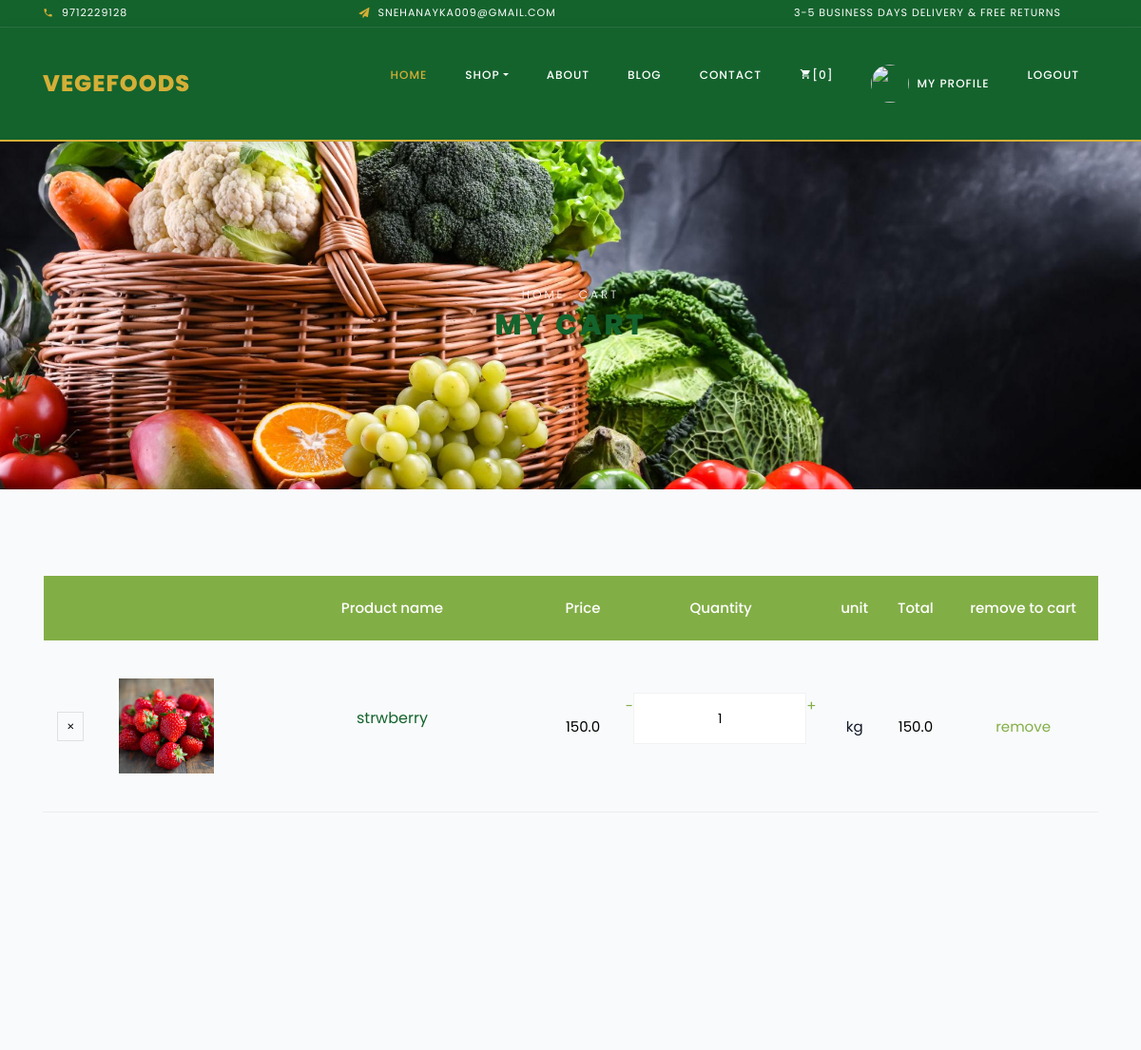
Before: /cart (signed in, upper part) with the older database file.
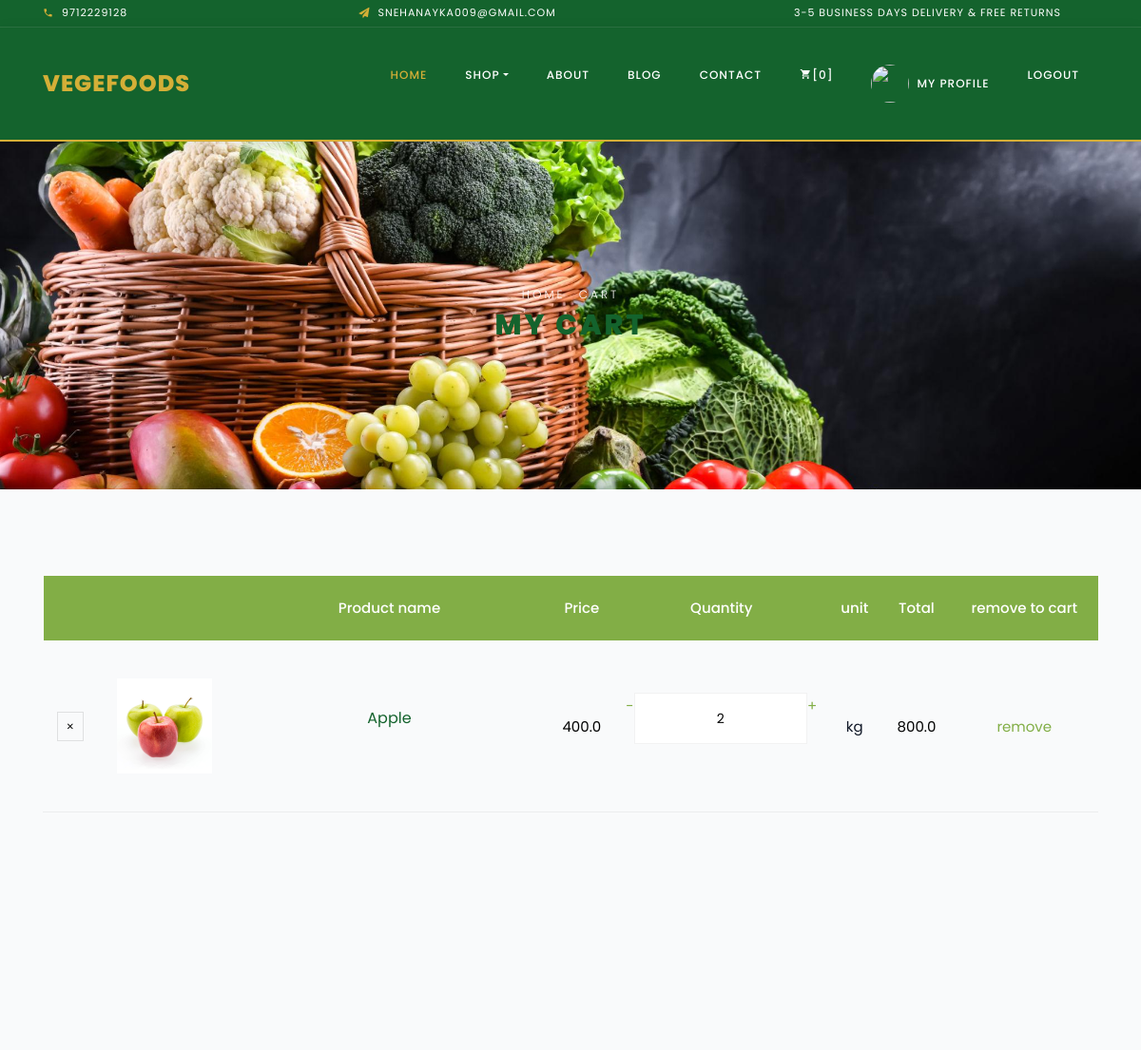
After: the same page with the newer database file.
### myapp/models.py (models this page shows, shortened)
class Cart(models.Model):
    product=models.ForeignKey(Product,on_delete=models.CASCADE)
    user=models.ForeignKey(User,on_delete=models.CASCADE)
    qty=models.IntegerField()
    def total_price(self):
        return self.qty*self.product.price

class Product(models.Model):
    category=models.ForeignKey(Category,on_delete=models.CASCADE)
    name=models.CharField(max_length=20)
    price=models.FloatField()
    quntity=models.DecimalField(max_digits=10,decimal_places=2)
    description=models.TextField()
    image=models.ImageField(upload_to='pro_image/',null=True,blank=True)
    sale_price=models.DecimalField(max_digits=10,decimal_places=2,null=True,blank=True)
    unit=models.CharField(max_length=100,default="kg")
    stock=models.PositiveBigIntegerField(default=0,null=True,blank=True)
    is_available=models.BooleanField(default=True,blank=True,null=True)
    is_featured=models.BooleanField(default=False,null=True)
    is_deal=models.BooleanField(default=False,null=True)
    deal_price=models.DecimalField(max_digits=10,decimal_places=2,null=True,blank=True)
    deal_end=models.DateTimeField(null=True,blank=True)

### myapp/views.py (the view)
# urls.py: path('cart',cart,name="cart"),
@login_required(login_url='login')
def cart(request):
    if User is None:
        return redirect("login")
    else:
        carts = Cart.objects.filter(user=request.user)
        sum = 0
        for c in carts:
            sum += c.total_price()
        addresses = Address.objects.filter(user=request.user)
    return render(request, "cart.html", {
        "carts": carts,
        "total": int(sum),
        "addresses": addresses,
    })

### myapp/templates/cart.html (shortened to what this page needs)
{% extends 'base.html' %}
{% block main %}
    <div class="hero-wrap hero-bread" style="background-image: url('/static/images/cart.jpg');">
      <div class="container">
        <div class="row no-gutters slider-text align-items-center justify-content-center">
          <div class="col-md-9 ftco-animate text-center">
          	<p class="breadcrumbs"><span class="mr-2"><a href="{% url  'index' %}">Home</a></span> <span>Cart</span></p>
            <h1 class="mb-0 bread">My Cart</h1>
          </div>
        </div>
      </div>
    </div>
    <section class="ftco-section ftco-cart">
			<div class="container">
				<div class="row">
    			<div class="col-md-12 ftco-animate">
    				<div class="cart-list">
	    				<table class="table">
						    <thead class="thead-primary">
						      <tr class="text-center">
						        <th>&nbsp;</th>
								<th>&nbsp;</th>
						        <th>Product name</th>
						        <th>Price</th>
						        <th>Quantity</th>
								<th>unit</th>
						        <th>Total</th>
								<th>remove to cart</th>
						      </tr>
						    </thead>
						    <tbody>
								{%for c in carts%}
						      <tr class="text-center">
						        <td class="product-remove"><a href="#"><span class="ion-ios-close"></span></a></td>
						        <td class="image-prod"><div class="img" style="background-image:url('{{c.product.image.url}}');"></div></td>
						        <td class="product-name">
						        	<h3>{{c.product.name}}</h3>
						        </td>
						        <td class="price">{{c.product.price}}</td>
						        <td class="quantity">
						        	<div class="input-group mb-3">
										<a href="{% url 'decrement'%}?cid={{c.id}}">-</a>
					             	<input type="text" name="quantity" class="quantity form-control input-number" value="{{c.qty}}" min="1" max="100">
										<a href="{% url 'increment'%}?cid={{c.id}}">+</a>
					          	</div>
					          </td>
							  <td>{{c.product.unit}}</td>
						        <td class="total">{{c.total_price}}</td>
								<td><a href="{%url 'remove_cart'%}?cid={{c.id}}">remove</a></td>
						      </tr>
						      {% endfor %}
						    </tbody>
						  </table>
					  </div>
    			</div>
    		</div>
    		<div class="row justify-content-end">
    		</div>
			</div>
		</section>
  </body>
</html>
{%endblock%}

Changed rows visible on the page:
removed Cart: product.image (picture), product.name "strwberry", product.price "150.0", quantity "1", product.unit "kg", total_price "150.0"
added Cart: product.image (picture), product.name "Apple", product.price "400.0", quantity "2", product.unit "kg", total_price "800.0"
